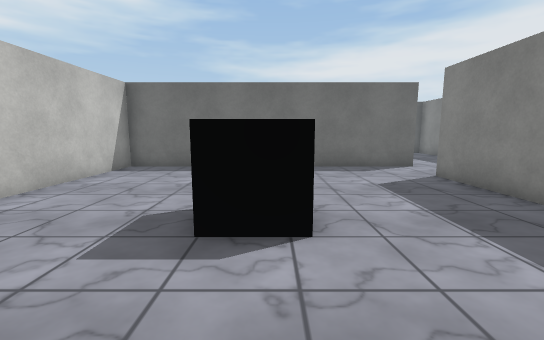
view 1 (above)

20 first-person views from a walk through a 3-D level made in the Unity game engine. The camera is 1.4 m above the floor, tilts 8° down and sees 90° across. Doors are open. The floor is counted in squares, 1 m on a side. Each view is taken from the middle of a square. On the plan, view 1 faces up. The plan holds only what a view shows up to about 13 squares ahead; the rest is blank. The place goes on beyond the plan. Surface patterns are stand-ins for the level's own textures.

view 2
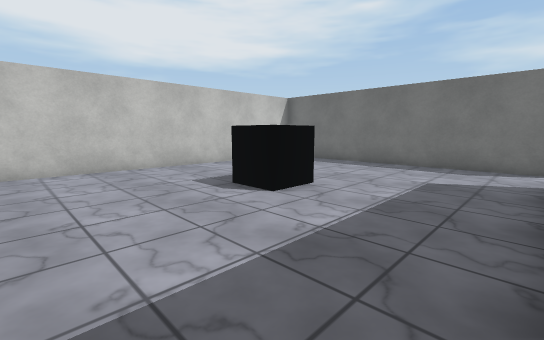

view 3
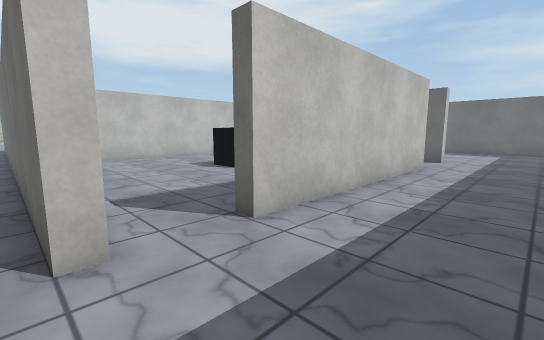

view 4
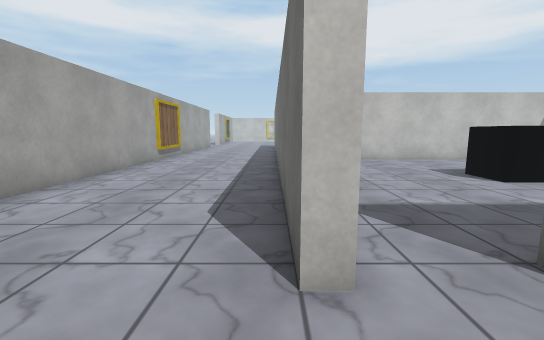

view 5
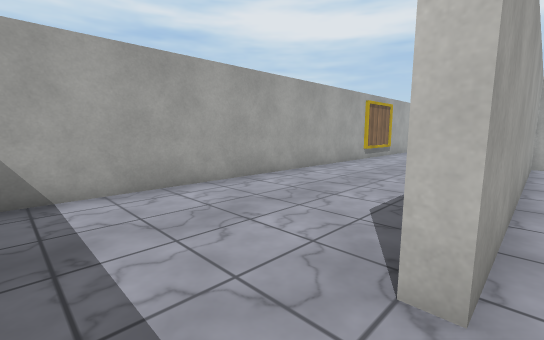

view 6
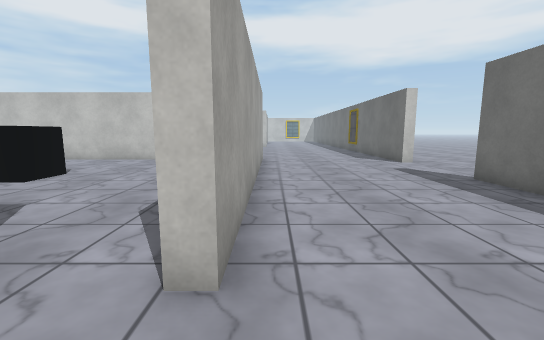

view 7
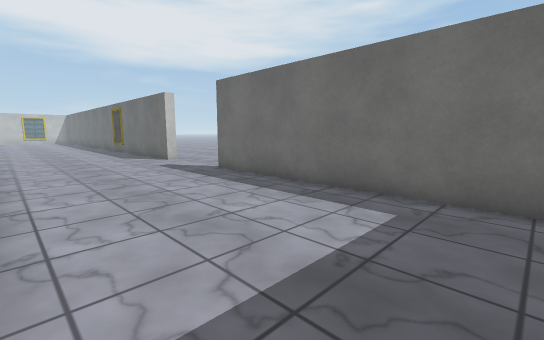

view 8
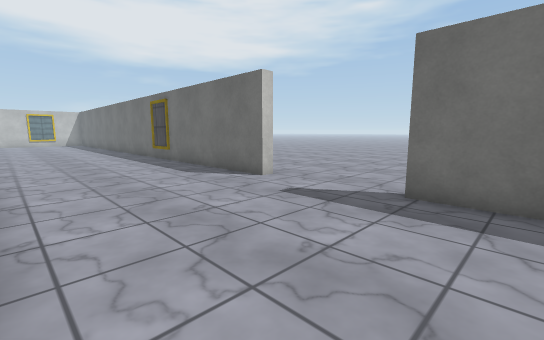

view 9
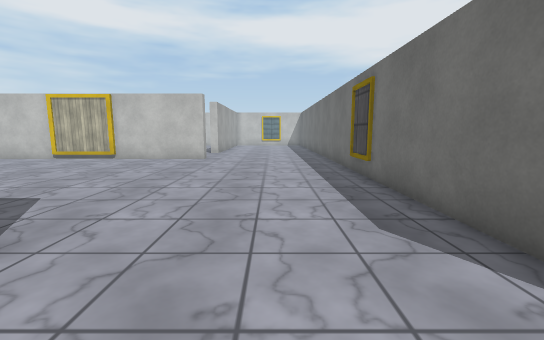

view 10
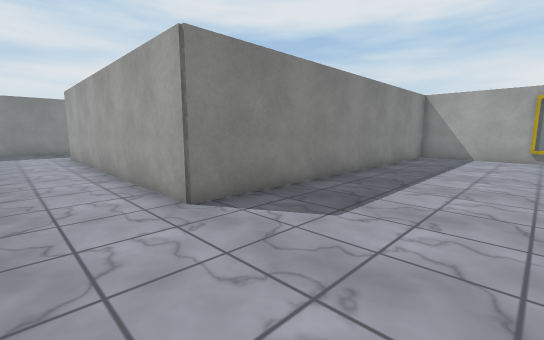

view 11
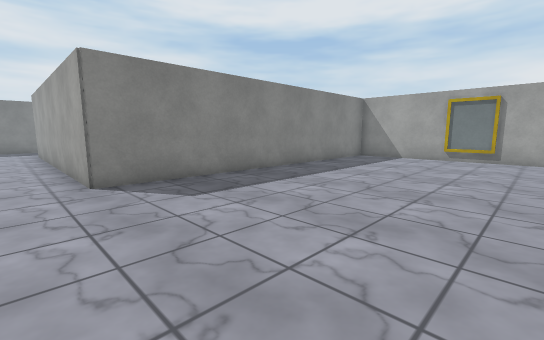

view 12
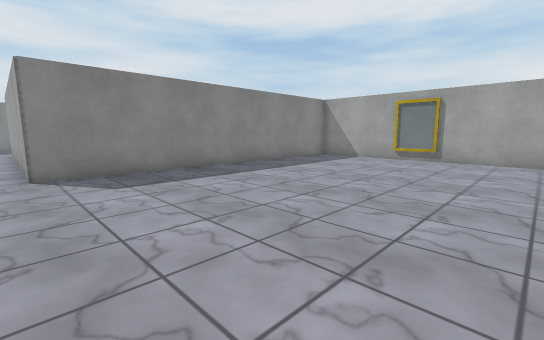

view 13
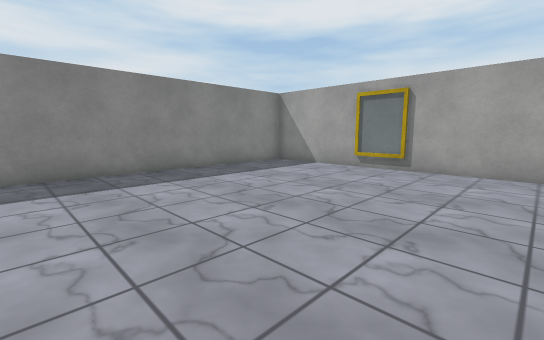

view 14
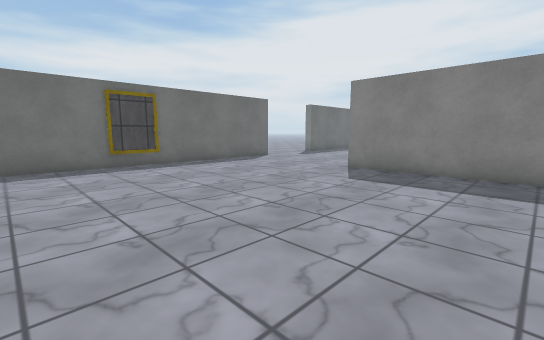

view 15
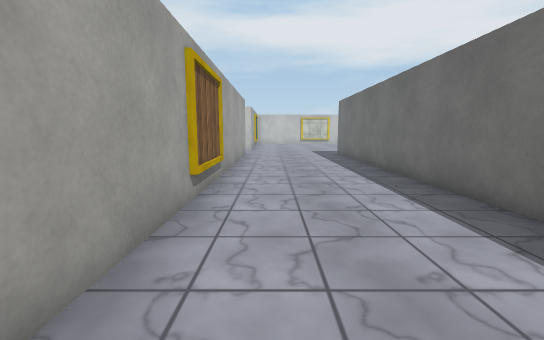

view 16
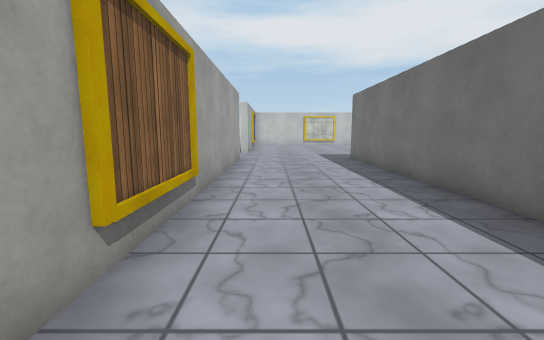

view 17
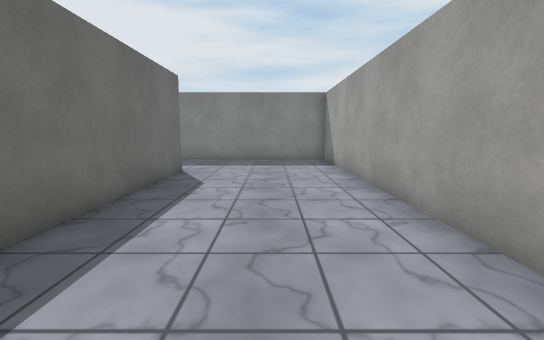

view 18
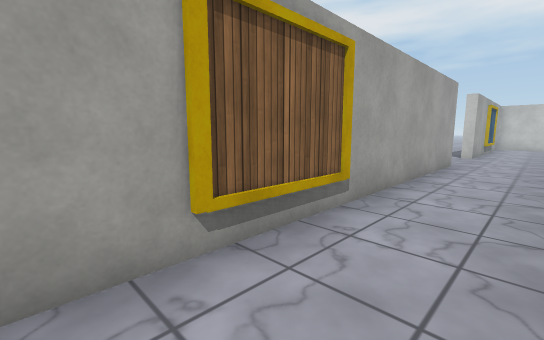

view 19
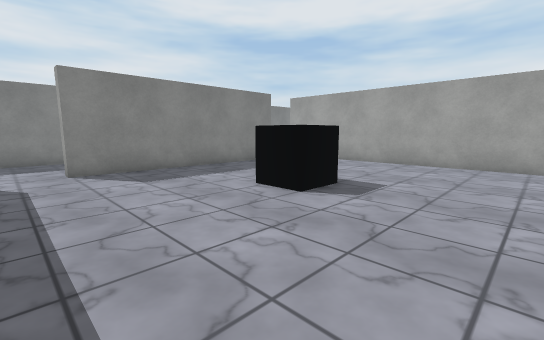

view 20
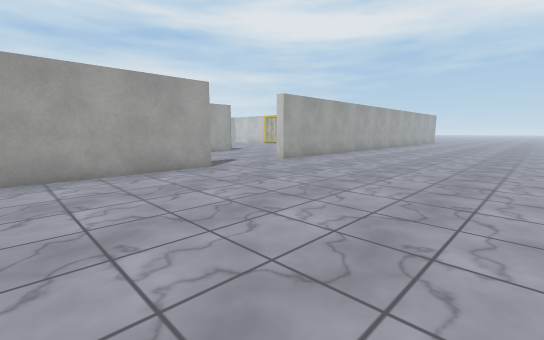

### Floor plan
Points are (right, up) in squares from view 1. A wall is a line through its corners. A room is listed if a view was taken in it or the views show most of it. See-through windows are left out.
Room 1 (views 1, 19)
walls: (-3.2, 11) (-5.7, 11) (-5.7, -2.3) (4.5, -2.3); (5.2, 1.6) (5.2, 8.6); (4.6, 11) (-1.6, 11)
ways out: opening at (5, -1) to room 2; opening at (5, 9.5) to room 2
objects: other object (-1, 4) to (0, 5)
Room 2 (views 2, 3, 4, 5, 6, 7, 8, 9, 10, 11, 12, 13, 14, 15, 16, 17, 18)
walls: (-6.2, -0.9) (-6.2, 11.5) (5.8, 11.5) (5.8, 11) (4.6, 11); (-16.1, -2.3) (-7.6, -2.3); (5.2, 8.6) (5.8, 8.6) (5.8, -0.2) (5.1, -0.2); (-4.4, 18) (-16.1, 18); (-11, 17.9) (-13, 17.9); (4.5, -2.3) (5.8, -2.3) (5.8, -2.8) (-16.1, -2.8); (-16.5, -8.7) (9.1, -8.7); (9.1, 18) (-0.1, 18)
ways out: opening at (5, -1) to room 1; opening at (5, 9.5) to room 1; open door at (-2.2, 18.4) to room 3
Room 3 (view 20)
walls: (-0.1, 18.5) (6.1, 18.5)
ways out: open door at (-2.2, 18.4) to room 2

Positions as (right, up) in squares from view 1, and headings:
1: (0, 0), facing up
2: (5, -1), facing up-left
3: (9, -3), facing up-left
4: (8, -3), facing left
5: (8, -2), facing down-left
6: (8, 12), facing left
7: (9, 12), facing up-left
8: (2, 12), facing up-left
9: (-3, 15), facing left
10: (-11, 14), facing down-right
11: (-14, 13), facing down-right
12: (-16, 12), facing down-right
13: (-16, 8), facing down-right
14: (-16, 6), facing up-right
15: (0, -7), facing left
16: (-3, -7), facing left
17: (-4, -6), facing right
18: (-4, -6), facing down-left
19: (-5, 10), facing down-right
20: (6, 28), facing down-left
